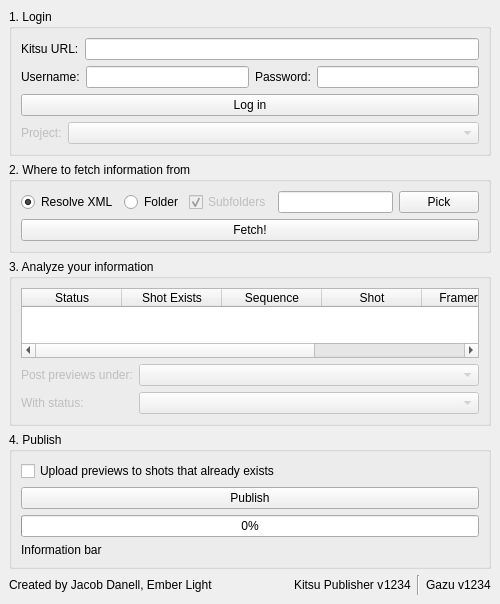
<?xml version="1.0" encoding="UTF-8"?>
<ui version="4.0">
 <class>MainWindow</class>
 <widget class="QMainWindow" name="MainWindow">
  <property name="geometry">
   <rect>
    <x>0</x>
    <y>0</y>
    <width>500</width>
    <height>600</height>
   </rect>
  </property>
  <property name="windowTitle">
   <string>Kitsu Publisher</string>
  </property>
  <widget class="QWidget" name="centralwidget">
   <property name="enabled">
    <bool>true</bool>
   </property>
   <property name="sizePolicy">
    <sizepolicy hsizetype="Maximum" vsizetype="Maximum">
     <horstretch>0</horstretch>
     <verstretch>0</verstretch>
    </sizepolicy>
   </property>
   <layout class="QVBoxLayout" name="verticalLayout">
    <item>
     <widget class="QGroupBox" name="gb_p1">
      <property name="sizePolicy">
       <sizepolicy hsizetype="Preferred" vsizetype="Maximum">
        <horstretch>0</horstretch>
        <verstretch>0</verstretch>
       </sizepolicy>
      </property>
      <property name="title">
       <string>1. Login</string>
      </property>
      <property name="flat">
       <bool>false</bool>
      </property>
      <property name="checkable">
       <bool>false</bool>
      </property>
      <layout class="QVBoxLayout" name="verticalLayout_2">
       <item>
        <layout class="QHBoxLayout" name="horizontalLayout_2">
         <item>
          <widget class="QLabel" name="l_kitsuURL">
           <property name="text">
            <string>Kitsu URL:</string>
           </property>
          </widget>
         </item>
         <item>
          <widget class="QLineEdit" name="le_kitsuURL"/>
         </item>
        </layout>
       </item>
       <item>
        <layout class="QHBoxLayout" name="horizontalLayout_3">
         <item>
          <widget class="QLabel" name="l_username">
           <property name="text">
            <string>Username:</string>
           </property>
          </widget>
         </item>
         <item>
          <widget class="QLineEdit" name="le_username"/>
         </item>
         <item>
          <widget class="QLabel" name="l_password">
           <property name="text">
            <string>Password:</string>
           </property>
          </widget>
         </item>
         <item>
          <widget class="QLineEdit" name="le_password">
           <property name="echoMode">
            <enum>QLineEdit::Password</enum>
           </property>
          </widget>
         </item>
        </layout>
       </item>
       <item>
        <widget class="QPushButton" name="pb_login">
         <property name="text">
          <string>Log in</string>
         </property>
        </widget>
       </item>
       <item>
        <layout class="QHBoxLayout" name="project_layout">
         <item>
          <widget class="QLabel" name="l_project">
           <property name="enabled">
            <bool>false</bool>
           </property>
           <property name="sizePolicy">
            <sizepolicy hsizetype="Maximum" vsizetype="Preferred">
             <horstretch>0</horstretch>
             <verstretch>0</verstretch>
            </sizepolicy>
           </property>
           <property name="text">
            <string>Project:</string>
           </property>
          </widget>
         </item>
         <item>
          <widget class="QComboBox" name="cb_project">
           <property name="enabled">
            <bool>false</bool>
           </property>
          </widget>
         </item>
        </layout>
       </item>
      </layout>
     </widget>
    </item>
    <item>
     <widget class="QGroupBox" name="gb_p2">
      <property name="sizePolicy">
       <sizepolicy hsizetype="Preferred" vsizetype="Maximum">
        <horstretch>0</horstretch>
        <verstretch>0</verstretch>
       </sizepolicy>
      </property>
      <property name="title">
       <string>2. Where to fetch information from</string>
      </property>
      <layout class="QVBoxLayout" name="verticalLayout_3">
       <item>
        <layout class="QHBoxLayout" name="horizontalLayout_5">
         <item>
          <widget class="QRadioButton" name="rb_doXML">
           <property name="text">
            <string>Resolve XML</string>
           </property>
           <property name="checked">
            <bool>true</bool>
           </property>
          </widget>
         </item>
         <item>
          <widget class="QRadioButton" name="rb_doFolder">
           <property name="text">
            <string>Folder</string>
           </property>
          </widget>
         </item>
         <item>
          <widget class="QCheckBox" name="cb_subfolders">
           <property name="enabled">
            <bool>false</bool>
           </property>
           <property name="text">
            <string>Subfolders</string>
           </property>
           <property name="checked">
            <bool>true</bool>
           </property>
          </widget>
         </item>
         <item>
          <widget class="QLineEdit" name="le_infopath"/>
         </item>
         <item>
          <widget class="QPushButton" name="pb_pick">
           <property name="text">
            <string>Pick</string>
           </property>
          </widget>
         </item>
        </layout>
       </item>
       <item>
        <widget class="QPushButton" name="pb_fetch">
         <property name="text">
          <string>Fetch!</string>
         </property>
        </widget>
       </item>
      </layout>
     </widget>
    </item>
    <item>
     <widget class="QGroupBox" name="gb_p3">
      <property name="title">
       <string>3. Analyze your information</string>
      </property>
      <layout class="QVBoxLayout" name="verticalLayout_5">
       <item>
        <widget class="QTableWidget" name="tv_information">
         <property name="alternatingRowColors">
          <bool>true</bool>
         </property>
         <property name="selectionMode">
          <enum>QAbstractItemView::SingleSelection</enum>
         </property>
         <property name="selectionBehavior">
          <enum>QAbstractItemView::SelectItems</enum>
         </property>
         <property name="horizontalScrollMode">
          <enum>QAbstractItemView::ScrollPerPixel</enum>
         </property>
         <property name="wordWrap">
          <bool>false</bool>
         </property>
         <column>
          <property name="text">
           <string>Status</string>
          </property>
         </column>
         <column>
          <property name="text">
           <string>Shot Exists</string>
          </property>
         </column>
         <column>
          <property name="text">
           <string>Sequence</string>
          </property>
         </column>
         <column>
          <property name="text">
           <string>Shot</string>
          </property>
         </column>
         <column>
          <property name="text">
           <string>Framerange</string>
          </property>
         </column>
         <column>
          <property name="text">
           <string>Preview Path</string>
          </property>
         </column>
         <column>
          <property name="text">
           <string>Filesize</string>
          </property>
         </column>
        </widget>
       </item>
       <item>
        <layout class="QFormLayout" name="tasklayout">
         <item row="0" column="0">
          <widget class="QLabel" name="l_task">
           <property name="enabled">
            <bool>false</bool>
           </property>
           <property name="sizePolicy">
            <sizepolicy hsizetype="Maximum" vsizetype="Preferred">
             <horstretch>0</horstretch>
             <verstretch>0</verstretch>
            </sizepolicy>
           </property>
           <property name="text">
            <string>Post previews under:</string>
           </property>
          </widget>
         </item>
         <item row="1" column="0">
          <widget class="QLabel" name="l_status">
           <property name="enabled">
            <bool>false</bool>
           </property>
           <property name="text">
            <string>With status:</string>
           </property>
          </widget>
         </item>
         <item row="1" column="1">
          <widget class="QComboBox" name="cb_status">
           <property name="enabled">
            <bool>false</bool>
           </property>
          </widget>
         </item>
         <item row="0" column="1">
          <widget class="QComboBox" name="cb_task">
           <property name="enabled">
            <bool>false</bool>
           </property>
          </widget>
         </item>
        </layout>
       </item>
      </layout>
     </widget>
    </item>
    <item>
     <widget class="QGroupBox" name="gb_p4">
      <property name="title">
       <string>4. Publish</string>
      </property>
      <layout class="QVBoxLayout" name="verticalLayout_4">
       <item>
        <layout class="QHBoxLayout" name="horizontalLayout">
         <item>
          <widget class="QCheckBox" name="cb_reupload">
           <property name="text">
            <string>Upload previews to shots that already exists</string>
           </property>
          </widget>
         </item>
        </layout>
       </item>
       <item>
        <widget class="QPushButton" name="pb_publish">
         <property name="text">
          <string>Publish</string>
         </property>
        </widget>
       </item>
       <item>
        <widget class="QProgressBar" name="progressBar">
         <property name="value">
          <number>0</number>
         </property>
        </widget>
       </item>
       <item>
        <widget class="QLabel" name="l_info">
         <property name="text">
          <string>Information bar</string>
         </property>
        </widget>
       </item>
      </layout>
     </widget>
    </item>
    <item>
     <layout class="QHBoxLayout" name="horizontalLayout_7">
      <item>
       <widget class="QLabel" name="l_createdby">
        <property name="text">
         <string>Created by Jacob Danell, Ember Light</string>
        </property>
       </widget>
      </item>
      <item>
       <spacer name="horizontalSpacer">
        <property name="orientation">
         <enum>Qt::Horizontal</enum>
        </property>
        <property name="sizeHint" stdset="0">
         <size>
          <width>40</width>
          <height>20</height>
         </size>
        </property>
       </spacer>
      </item>
      <item>
       <layout class="QHBoxLayout" name="horizontalLayout_9">
        <property name="spacing">
         <number>0</number>
        </property>
        <item>
         <widget class="QLabel" name="l_appinfo">
          <property name="text">
           <string>Kitsu Publisher v</string>
          </property>
         </widget>
        </item>
        <item>
         <widget class="QLabel" name="l_appversion">
          <property name="text">
           <string>1234</string>
          </property>
         </widget>
        </item>
       </layout>
      </item>
      <item>
       <widget class="Line" name="line">
        <property name="orientation">
         <enum>Qt::Vertical</enum>
        </property>
       </widget>
      </item>
      <item>
       <layout class="QHBoxLayout" name="horizontalLayout_8">
        <property name="spacing">
         <number>0</number>
        </property>
        <item>
         <widget class="QLabel" name="l_gazuinfo">
          <property name="sizePolicy">
           <sizepolicy hsizetype="Preferred" vsizetype="Preferred">
            <horstretch>0</horstretch>
            <verstretch>0</verstretch>
           </sizepolicy>
          </property>
          <property name="layoutDirection">
           <enum>Qt::LeftToRight</enum>
          </property>
          <property name="text">
           <string>Gazu v</string>
          </property>
         </widget>
        </item>
        <item>
         <widget class="QLabel" name="l_gazuversion">
          <property name="text">
           <string>1234</string>
          </property>
         </widget>
        </item>
       </layout>
      </item>
     </layout>
    </item>
   </layout>
  </widget>
 </widget>
 <resources/>
 <connections/>
</ui>
